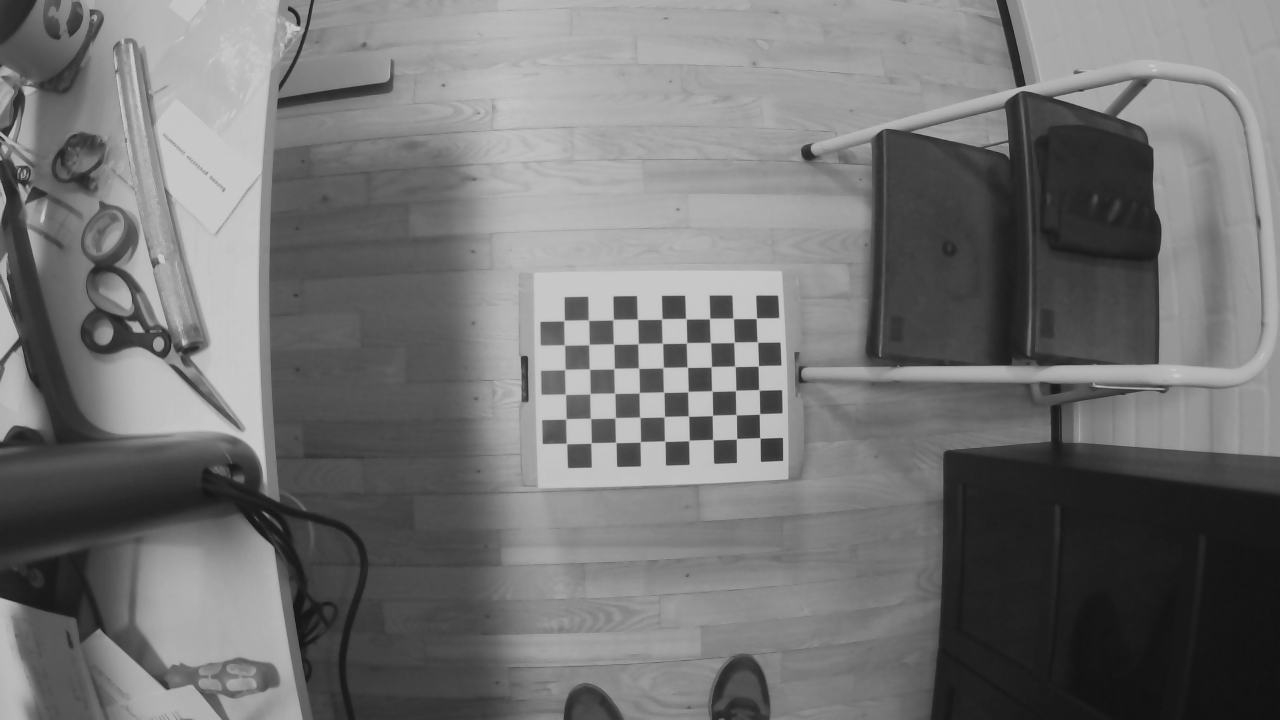
#> input picture Exercises week 4/weekly project4/mynteye/left-0001.png, 1280 x 720 px; its folder holds 7 pictures in this run; the run also reads 2 pictures not shown here
$ jupyter execute --allow-errors weekly_project4.ipynb   (older library calls are emulated)
#> lines starting #> are read from the running program, lines starting #| are printed output that depends on the picture; after the words box and inside, x2 and y2 are one past the last pixel; in counts of white or black regions, pixels touching at a corner belong together
# weeklyproject 4
Stereo camera calibration
This week you'll be provided with a set of stereo images, and your task is to undistort and rectify the images, such that they can be used with the stereo depth reconstruction you made on day 6. You are still not allowed to use opencv functions for block matching/template matching, however you are free to use opencv when undistorting the images. It is recommended that you finish the exercises from Monday before continuing with the weekly project.

The image sets are found in the attached zip-file. Start with the rs.zip and move on to mynteye.zip once you have it working. The physical dimensions of each square of the pattern are 33.6 x 33.6 mm.

Hint: You'll have to undistort the images before rectifying them.

Hint: Some of the relevant functions you'll be using can be found here.

[cell 1]
import numpy as np
import cv2
import glob
import matplotlib.pyplot as plt

[cell 2]
#Implement the number of vertical and horizontal corners
nb_vertical = 6
nb_horizontal = 9


# prepare object points, like (0,0,0), (1,0,0), (2,0,0) ....,(6,5,0)
objp_l = np.zeros((nb_horizontal*nb_vertical,3), np.float32)
objp_l[:,:2] = np.mgrid[0:nb_vertical,0:nb_horizontal].T.reshape(-1,2)

# Arrays to store object points and image points from all the images.
objpoints_l = [] # 3d point in real world space
imgpoints_l = [] # 2d points in image plane.

left_rs = glob.glob('mynteye/left-*.png')
assert left_rs


for fname in left_rs:
    img = cv2.imread(fname)
#> img is the input picture: shape (720, 1280, 3); min 18, max 201, mean 115.2
    gray = cv2.cvtColor(img, cv2.COLOR_BGR2GRAY)


    #Implement findChessboardCorners here
    ret, corners = cv2.findChessboardCorners(img, (nb_vertical, nb_horizontal))
#> ret = True; corners = 54 rows, first 8: [756.3, 318.3], [757.7, 342.3], [758.3, 365.8], [759, 389.9], [759.5, 414], [760, 438], [733.5, 318.6], [734, 342.3]


    # If found, add object points, image points (after refining them)
    if ret == True:
        objpoints_l.append(objp_l)

        imgpoints_l.append(corners)

        # Draw and display the corners
        img = cv2.drawChessboardCorners(img, (nb_vertical,nb_horizontal), corners,ret)
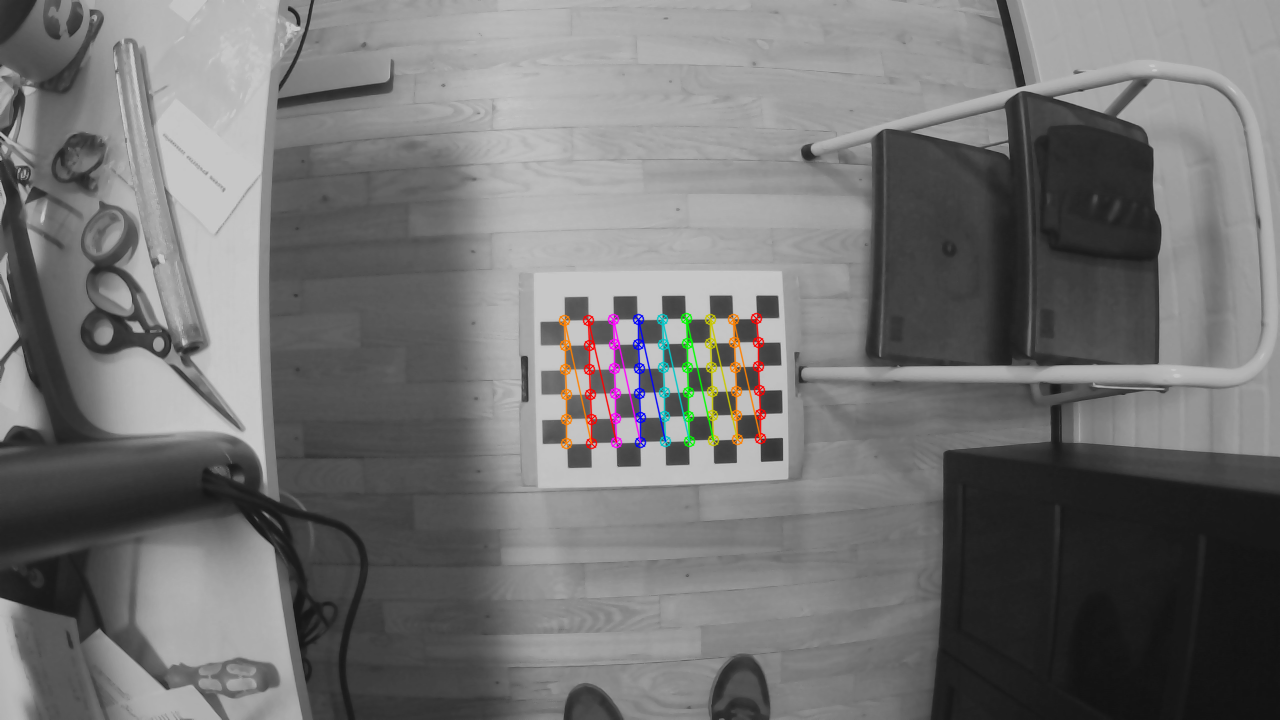
#> img: shape (720, 1280, 3); 1.11% of pixels changed, all inside (x1, y1, x2, y2) = (558, 312, 767, 450)
        cv2.imshow('img',img)
        cv2.waitKey(500)
#> pass 2 of the loop `for fname in left_rs:`:
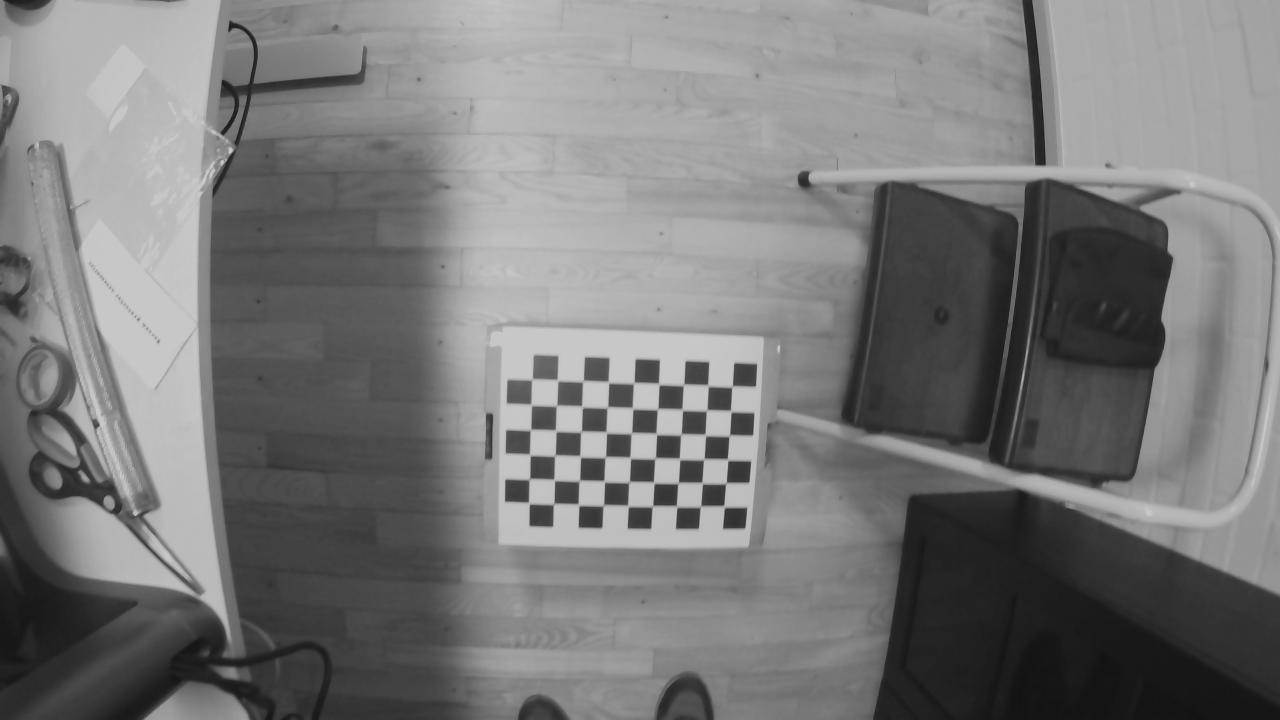
#> input picture Exercises week 4/weekly project4/mynteye/left-0002.png, 1280 x 720 px
#> img is the input picture: shape (720, 1280, 3); min 18, max 201, mean 120.3
#> corners = 54 rows, first 8: [732.7, 385.4], [730.3, 409.9], [728.6, 437.1], [728.1, 460.7], [725.3, 484.3], [723.6, 504.8], [707.4, 384], [706.4, 410.5]
#> pass 3 of the loop `for fname in left_rs:`:
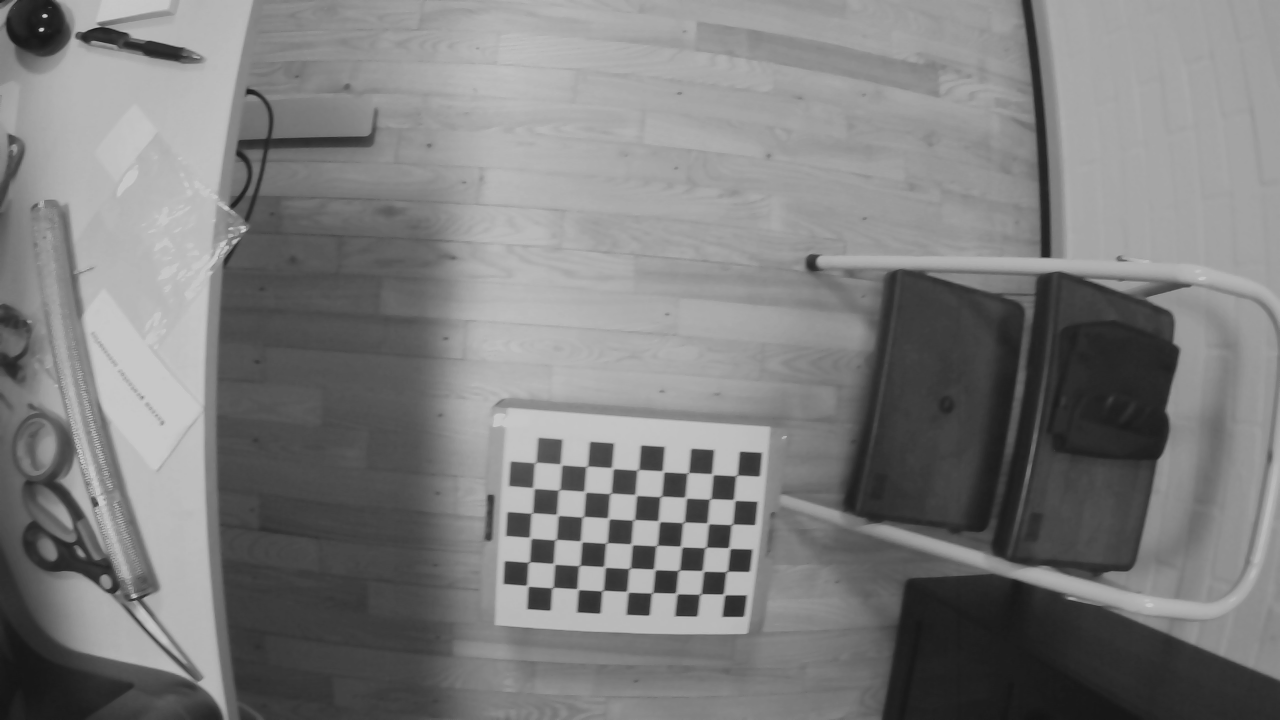
#> input picture Exercises week 4/weekly project4/mynteye/left-0003.png, 1280 x 720 px
#> img is the input picture: shape (720, 1280, 3); min 19, max 201, mean 125.1
#> corners = 54 rows, first 8: [737.4, 474.8], [735.8, 500.7], [733.2, 523.6], [727.3, 547.5], [727.2, 571], [725.7, 595.1], [713.8, 475], [709, 499.5]
#> `img = cv2.drawChessboardCorners(img, (nb_vertical,nb_horizontal), corn..`:
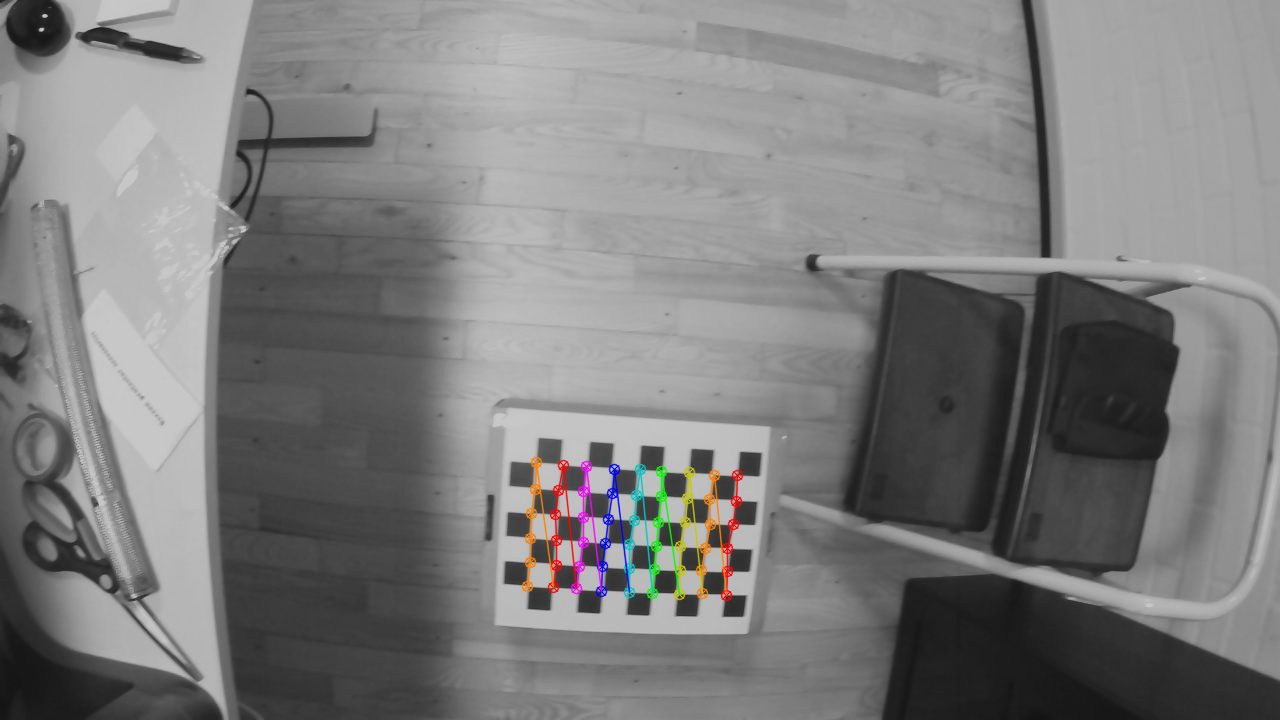
#> img: shape (720, 1280, 3); 1.12% of pixels changed, all inside (x1, y1, x2, y2) = (521, 456, 744, 602)
#> the loop made 5 passes; the first 3 are shown

cv2.destroyAllWindows()

[cell 3]
ret_l, mtx_l, dist_l, rvecs_l, tvecs_l = cv2.calibrateCamera(objpoints_l, imgpoints_l, gray.shape[::-1], None, None)
img = cv2.imread('mynteye/left-0000.png')
#> (the rest of this cell did not finish here and is left out)

[cell 4]
# FOR RIGHT IMAGES ONLY!!!
#Implement the number of vertical and horizontal corners
nb_vertical = 6
nb_horizontal = 9


# prepare object points, like (0,0,0), (1,0,0), (2,0,0) ....,(6,5,0)
objp_r = np.zeros((nb_horizontal*nb_vertical,3), np.float32)
objp_r[:,:2] = np.mgrid[0:nb_vertical,0:nb_horizontal].T.reshape(-1,2)

# Arrays to store object points and image points from all the images.
objpoints_r = [] # 3d point in real world space
imgpoints_r = [] # 2d points in image plane.

right_rs = glob.glob('mynteye/right-*.png')
assert right_rs


for fname in right_rs:
    img = cv2.imread(fname)
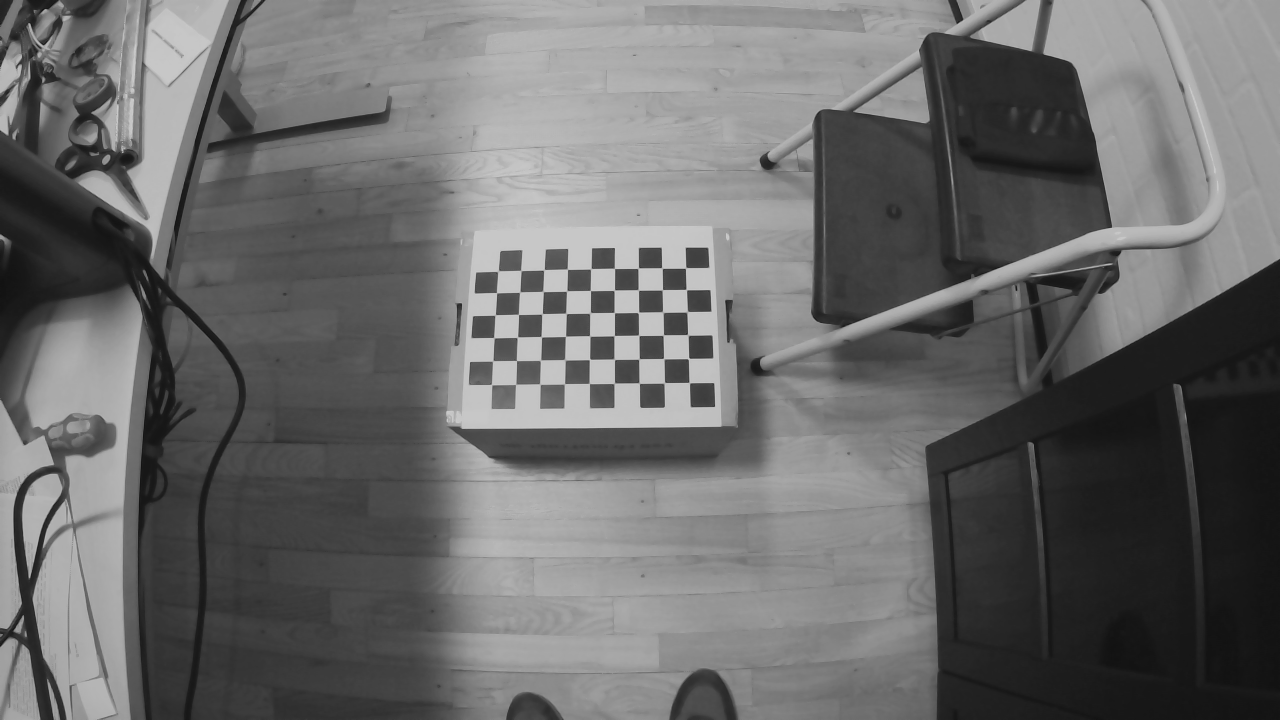
#> input picture Exercises week 4/weekly project4/mynteye/right-0000.png, 1280 x 720 px
#> img is the input picture: shape (720, 1280, 3); min 17, max 201, mean 105.9
    gray = cv2.cvtColor(img, cv2.COLOR_BGR2GRAY)


    #Implement findChessboardCorners here
    ret, corners = cv2.findChessboardCorners(img, (nb_vertical, nb_horizontal))


    # If found, add object points, image points (after refining them)
    if ret == True:
        objpoints_r.append(objp_r)

        imgpoints_r.append(corners)

        # Draw and display the corners
        img = cv2.drawChessboardCorners(img, (nb_vertical,nb_horizontal), corners,ret)
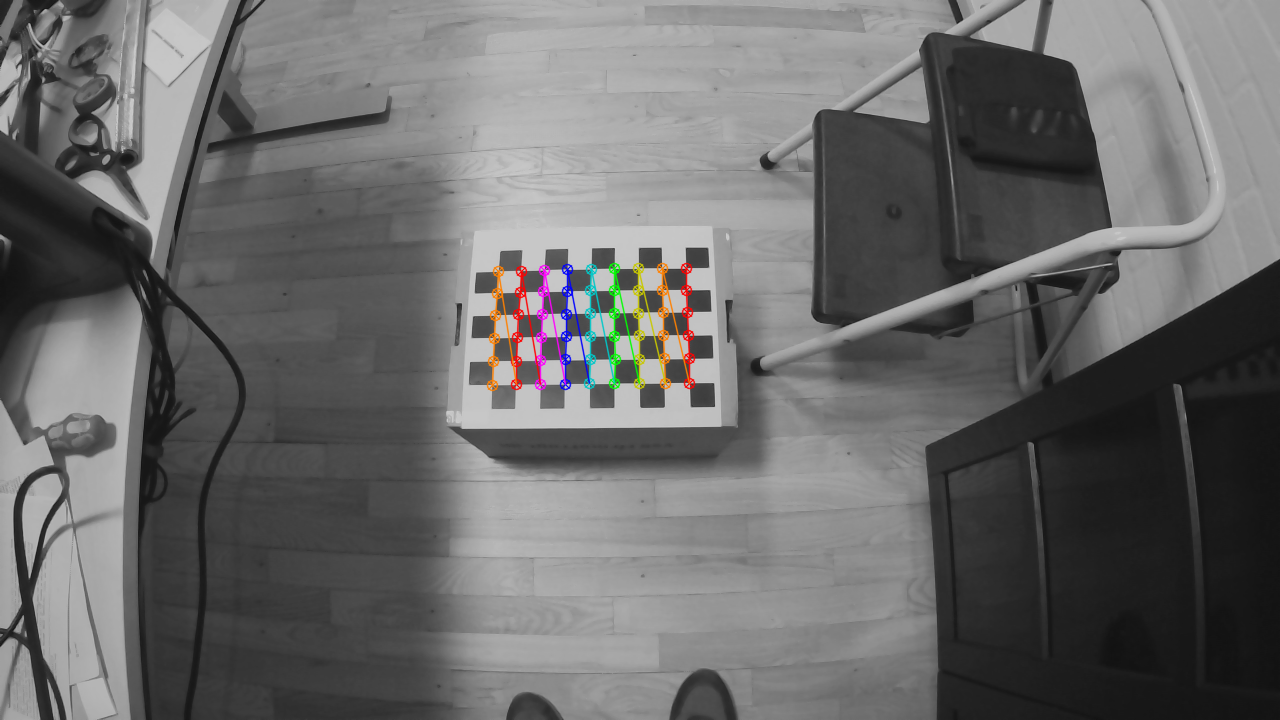
#> img: shape (720, 1280, 3); 1.07% of pixels changed, all inside (x1, y1, x2, y2) = (486, 262, 696, 392)
        cv2.imshow('img',img)
        cv2.waitKey(500)
#> pass 2 of the loop `for fname in right_rs:`:
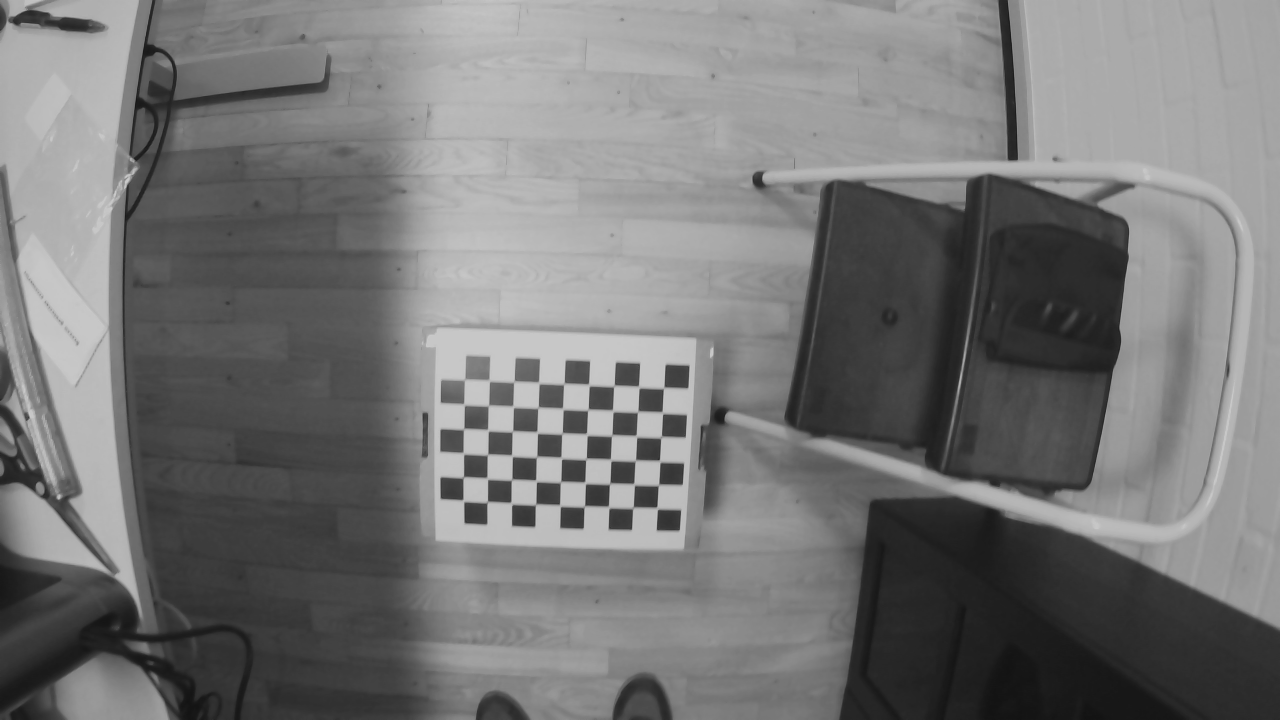
#> input picture Exercises week 4/weekly project4/mynteye/right-0002.png, 1280 x 720 px
#> img is the input picture: shape (720, 1280, 3); min 18, max 201, mean 118
#> `img = cv2.drawChessboardCorners(img, (nb_vertical,nb_horizontal), corn..`:
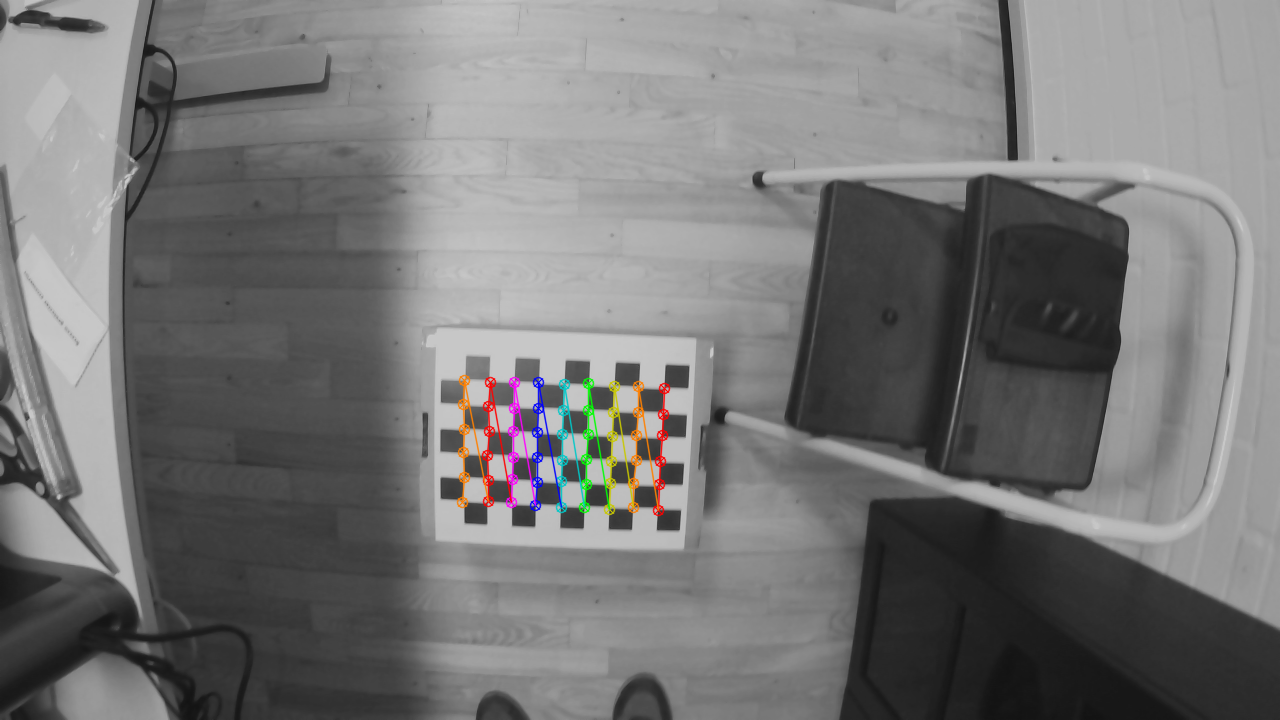
#> img: shape (720, 1280, 3); 1.12% of pixels changed, all inside (x1, y1, x2, y2) = (456, 374, 671, 517)

cv2.destroyAllWindows()

[cell 5]
# FOR RIGHT IMAGES ONLY!!!
ret_r, mtx_r, dist_r, rvecs_r, tvecs_r = cv2.calibrateCamera(objpoints_r, imgpoints_r, gray.shape[::-1], None, None)
img = cv2.imread('mynteye/right-0000.png')
h,  w = img.shape[:2]
newcameramtx_r, roi_r = cv2.getOptimalNewCameraMatrix(mtx_r,dist_r,(w,h),1,(w,h))
print(mtx_r)

[cell 6]
# undistort
img_l = cv2.imread('mynteye/left-0002.png')
#> (the rest of this cell did not finish here and is left out)

#> (a cell that did not finish here is left out)

[cell 8]
# undistort
img_r = cv2.imread('mynteye/right-0002.png')
dst_r = cv2.undistort(img_r, mtx_r, dist_r, None, newcameramtx_r)
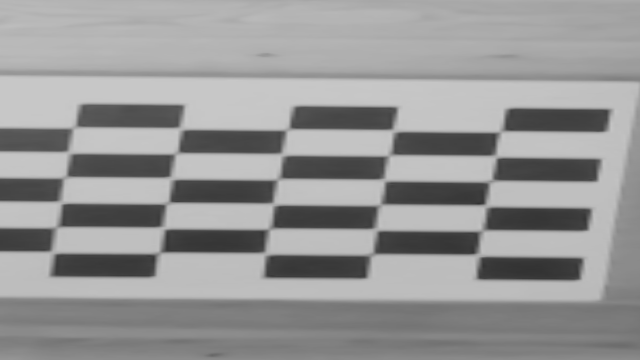
#> dst_r: shape (720, 1280, 3) (shown at 1/2 size); min 47, max 201, mean 150

fig, ax = plt.subplots(nrows=1, ncols=2, figsize=(18,18))
ax[0].imshow(img_r[...,[2,1,0]])
ax[0].set_title('Original image')
ax[1].imshow(dst_r[...,[2,1,0]])
ax[1].set_title('Undistorted image')

[cell 9]
# crop the image
x,y,w,h = roi_r
dst_r = dst_r[y:y+h, x:x+w]
plt.figure(figsize=(10,10))
plt.imshow(dst_r[...,[2,1,0]])
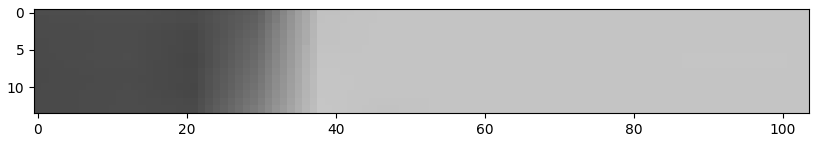
#> figure drawn by matplotlib, 1 panel
